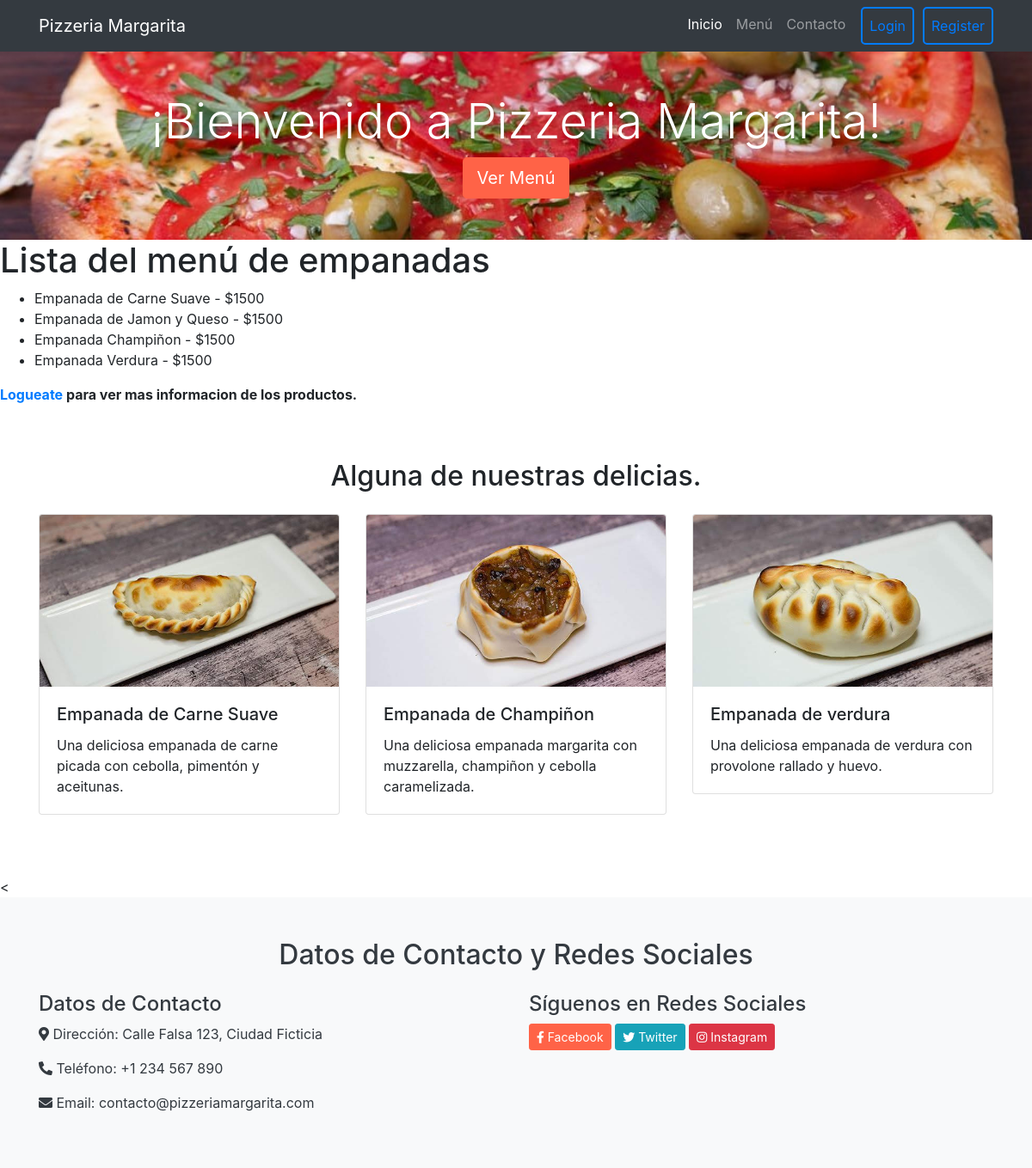
The app's page /app-tossi/empanadas/, older data.
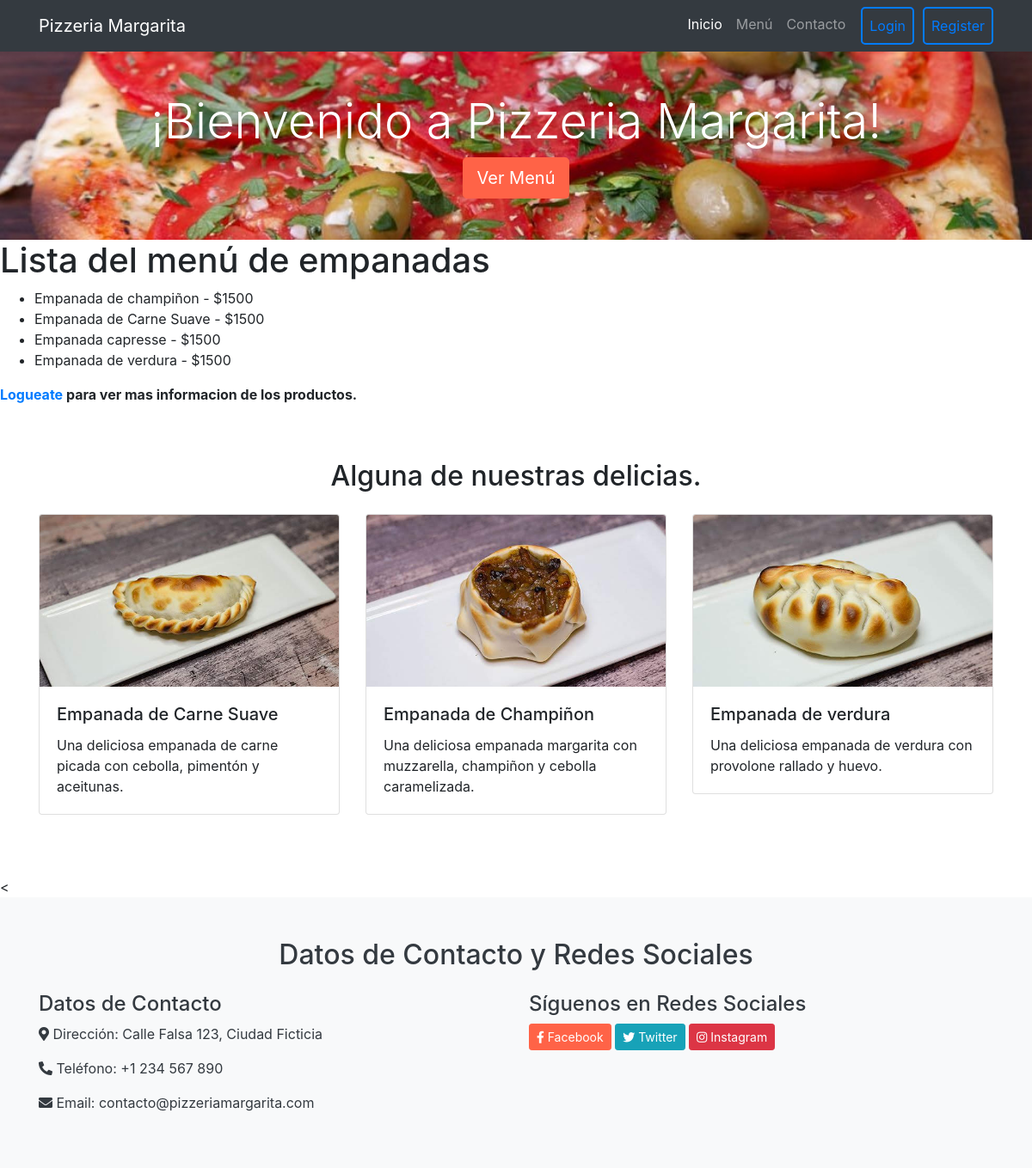
The same page, newer data.
### AppTossi/models.py (models this page shows, shortened)
class Empanada(models.Model):
    product_name = models.CharField(max_length=30)
    price = models.IntegerField()
    ingredients = models.CharField(max_length=200)
    stock = models.IntegerField(default=0)
    vegetarian = models.BooleanField(default=False)
    img = models.ImageField(upload_to='product_images', blank=True, null=True, default=None)

### AppTossi/views.py (the view)
# urls.py: path("empanadas/",empanadas,name="Empanadas"),
def empanadas(req):
    empanadas = Empanada.objects.all
    return render(req,"empanadas.html",{"empanadas":empanadas})

### AppTossi/templates/empanadas.html (shortened to what this page needs)
{% extends 'padre.html' %}
{% block contenidoQueCambia %}
{% if user.is_staff %}
  {% load static %}
{% elif user.is_authenticated %}
{% load static %}
{% else %}
<h1>Lista del menú de empanadas</h1>
  <ul>
    {% for empanada in empanadas %}
      <li>
        {{empanada.product_name}} - ${{empanada.price}}
      </li>
    {% endfor %}
  </ul>
<p> <strong>  <a href="{% url 'Login'  %}">Logueate</a>  para ver mas informacion de los productos.</strong> </p>
  {% load static %}
  <section id="menu" class="py-5">
      <div class="container">
        <h2 class="text-center mb-4">Alguna de nuestras delicias.</h2>
        <div class="row">
          <div class="col-md-4 mb-4">
            <div class="card">
              <img src="{% static 'images/empanada_carne.jpeg' %}" class="card-img-top" alt="Plato 1">
              <div class="card-body">
                <h5 class="card-title">Empanada de Carne Suave</h5>
                <p class="card-text">Una deliciosa empanada de carne picada con cebolla, pimentón y aceitunas.</p>
              </div>
            </div>
          </div>
          <div class="col-md-4 mb-4">
            <div class="card">
              <img src="{% static 'images/empanada_champi.jpeg' %}" class="card-img-top" alt="Plato 2">
              <div class="card-body">
                <h5 class="card-title">Empanada de Champiñon</h5>
                <p class="card-text">Una deliciosa empanada margarita con muzzarella, champiñon y cebolla caramelizada.</p>
              </div>
            </div>
          </div>
          <div class="col-md-4 mb-4">
            <div class="card">
              <img src="{% static 'images/empanada_verdura.jpeg' %}" class="card-img-top" alt="Plato 3">
              <div class="card-body">
                <h5 class="card-title">Empanada de verdura</h5>
                <p class="card-text"> Una deliciosa empanada de verdura con provolone rallado y huevo.</p>
              </div>
            </div>
          </div>
        </div>
      </div>
    </section>
{% endif %}
<
  {% endblock contenidoQueCambia %}

### AppTossi/templates/padre.html (shortened to what this page needs)
<!DOCTYPE html>
<html lang="en">
<head>
  {% load static %}
  <link rel="stylesheet" href="https://maxcdn.bootstrapcdn.com/bootstrap/4.5.2/css/bootstrap.min.css">
  <link rel="stylesheet" href="{% static 'styles.css' %}">
  <link rel="stylesheet" href="https://cdnjs.cloudflare.com/ajax/libs/font-awesome/5.15.3/css/all.min.css">
</head>
<body>
{% include 'navbar.html' %}
<section class="py-5 text-center bg-image" style="{% static 'images/pizza.jpeg' %}">
  <div class="container">
    <h1 class="display-4 text-white">¡Bienvenido a Pizzeria Margarita!</h1>
    <a href="/app-tossi/#menu" class="btn btn-primary btn-lg">Ver Menú</a>
  </div>
</section>
{% block contenidoQueCambia %}
{% endblock contenidoQueCambia %}
<section id="contact-info" class="py-5 bg-light text-dark">
  <div class="container">
    <h2 class="text-center mb-4">Datos de Contacto y Redes Sociales</h2>
    <div class="row">
      <div class="col-md-6">
        <h4>Datos de Contacto</h4>
        <p><i class="fas fa-map-marker-alt"></i> Dirección: Calle Falsa 123, Ciudad Ficticia</p>
        <p><i class="fas fa-phone-alt"></i> Teléfono: +1 234 567 890</p>
        <p><i class="fas fa-envelope"></i> Email: contacto@pizzeriamargarita.com</p>
      </div>
      <div class="col-md-6">
        <h4>Síguenos en Redes Sociales</h4>
        <a href="https://facebook.com" class="btn btn-primary btn-sm mb-2"><i class="fab fa-facebook-f"></i> Facebook</a>
        <a href="https://twitter.com" class="btn btn-info btn-sm mb-2"><i class="fab fa-twitter"></i> Twitter</a>
        <a href="https://instagram.com" class="btn btn-danger btn-sm mb-2"><i class="fab fa-instagram"></i> Instagram</a>
      </div>
    </div>
  </div>
</section>
</body>
</html>

### AppTossi/templates/navbar.html (shortened to what this page needs)
<nav class="navbar navbar-expand-lg navbar-dark bg-dark">
    <div class="container">
      <a class="navbar-brand" href="/app-tossi/">Pizzeria Margarita</a>
      <div class="collapse navbar-collapse" id="navbarNav">
        <ul class="navbar-nav ml-auto">
          <li class="nav-item active">
            <a class="nav-link" href="/app-tossi/">Inicio</a>
          </li>
          <li class="nav-item">
            <a class="nav-link" href="/app-tossi/#menu">Menú</a>
          </li>
          <li class="nav-item">
            <a class="nav-link" href="/app-tossi/#contacto">Contacto</a>
          </li>
          {% if user.is_authenticated %}
          <p>Bienvenido/a {{user.username}}. <br> <a href="/app-tossi/edit-profile">Ver perfil</a> </p>
          <li>
            <form method="post" action="{% url 'Logout' %}"> {% csrf_token %}
                <button class="btn btn-primary" type="submit">Logout</button>
            </form>
          </li>
          {% else %}
            <a class="nav-link nav-link-outline" href="/app-tossi/login/">Login</a>
            <a class="nav-link nav-link-outline" href="/app-tossi/register/">Register</a>
          {% endif %}
        </ul>
      </div>
    </div>
  </nav>

### AppTossi/static/styles.css (style rules this page uses)
.navbar { background-color: #343a40 !important; }
.bg-image { background-size: cover; background-position: center; padding: 100px 0; }
.btn-primary { background-color: #FF6347; border-color: #FF6347; }
.text-white { color: white; }
.bg-image { background-image: url(images/pizza.jpeg); background-size: cover; background-position: center; }
.card-img-top { width: 100%; height: 200px; object-fit: cover; }
.nav-link-outline { border: 2px solid #007bff; border-radius: 5px; color: #007bff !important; margin-left: 10px; }

### AppTossi/templates/padre.html (style rules this page uses)
.nav-link-outline { border: 2px solid #007bff; border-radius: 5px; color: #007bff !important; margin-left: 10px; }

Row changes from the older to the newer data that the page shows:
removed Empanada: product_name "Empanada de Jamon y Queso", price "1500"
removed Empanada: product_name "Empanada Champiñon", price "1500"
removed Empanada: product_name "Empanada Verdura", price "1500"
added Empanada: product_name "Empanada de champiñon", price "1500"
added Empanada: product_name "Empanada capresse", price "1500"
added Empanada: product_name "Empanada de verdura", price "1500"
